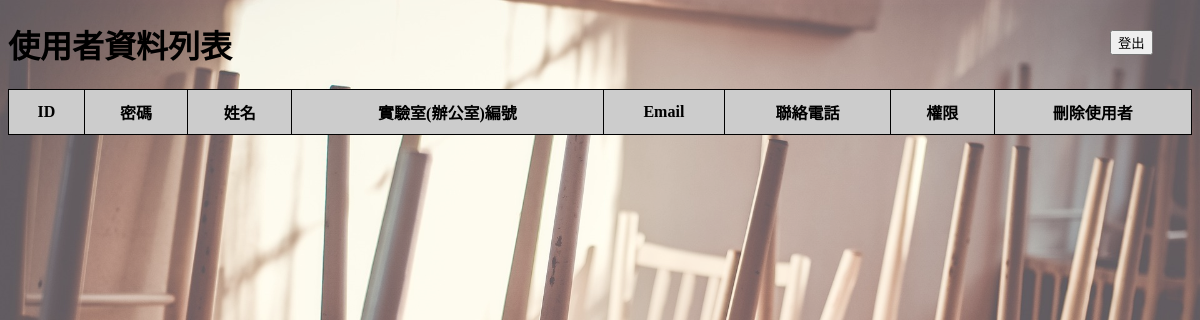
Page /Lab/project/admin_homepage.php on the earlier database version.
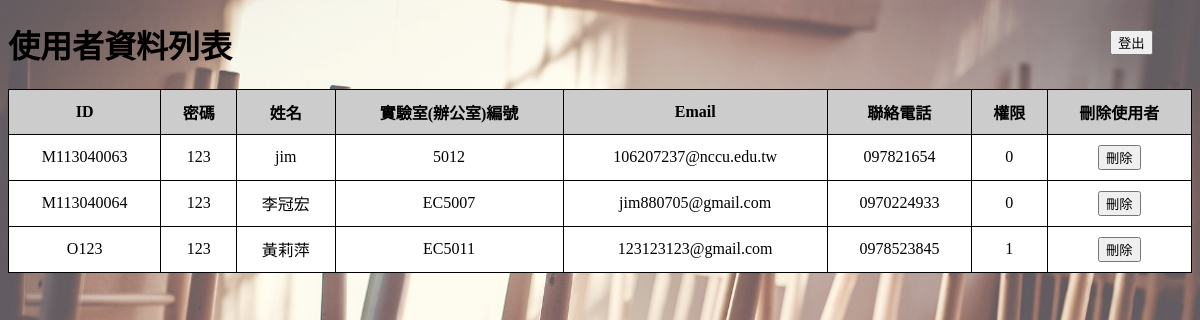
Same page on the later database version.
### Lab/project/admin_homepage.php (the view, shortened to what this page needs)
<!DOCTYPE html>
<html>
<head>
</head>
<body>
	<form action='logout.php' method='POST' style='width: 70px; height: 50px; position: absolute; top: 30px; right: 20px;' >
		<button type='submit' name='logout'>登出</button><br><br>
	</form>
	<h1>使用者資料列表</h1>
	<form action="admin_management.php" method="POST">
		<table>
			<tr>
				<th>ID</th>
				<th>密碼</th>
				<th>姓名</th>
				<th>實驗室(辦公室)編號</th>
				<th>Email</th>
				<th>聯絡電話</th>
                <th>權限</th>
                <th>刪除使用者</th>
			</tr>
			<?php
				$connect = new mysqli("localhost", "root", "", "資料庫");
                $sql = mysqli_query($connect, "SELECT * FROM 使用者資料表 WHERE ID <> 'admin'");
                if(mysqli_num_rows($sql)){
					while($row = mysqli_fetch_assoc($sql)){
                        echo "<tr>
                                <td>".$row["ID"]."</td>
                                <td>".$row["密碼"]."</td>
                                <td>".$row["姓名"]."</td>
                                <td>".$row["實驗室編號或辦公室編號"]."</td>
                                <td>".$row["Email"]."</td>
                                <td>".$row["聯絡電話"]."</td>
                                <td>".$row["權限"]."</td>
                                <td>
                                    <button type='submit' name='delete{$row["ID"]}'>刪除</button>
                                </td>
                            </tr>";
                    }
                }
			?>
		</table>
	</form>
</body>
</html>

Differences in the rows shown:
added 使用者資料表: ID "M113040063", 密碼 "123", 姓名 "jim", 實驗室編號或辦公室編號 "5012", Email "106207237@nccu.edu.tw", 聯絡電話 "097821654", 權限 "0"
added 使用者資料表: ID "M113040064", 密碼 "123", 姓名 "李冠宏", 實驗室編號或辦公室編號 "EC5007", Email "jim880705@gmail.com", 聯絡電話 "0970224933", 權限 "0"
added 使用者資料表: ID "O123", 密碼 "123", 姓名 "黃莉萍", 實驗室編號或辦公室編號 "EC5011", Email "123123123@gmail.com", 聯絡電話 "0978523845", 權限 "1"
